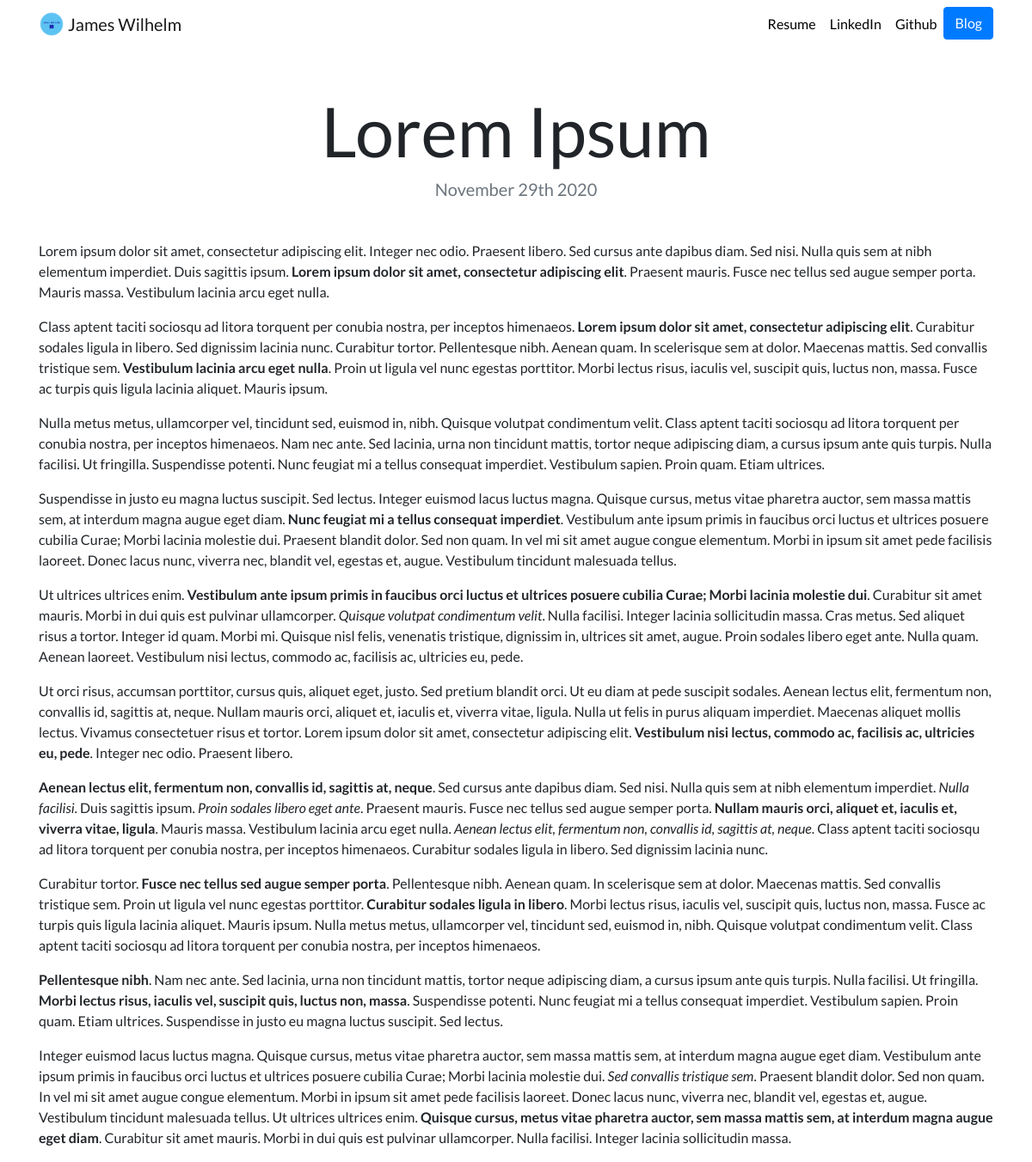
Page /blog/3/ on the committed database.
### blog/models.py (models this page shows, shortened)
class Blog(models.Model):
    title = models.CharField(max_length=200)
    description = models.TextField()
    date = models.DateField()

### blog/views.py (the view)
# urls.py: path('<int:blog_id>/',views.detail, name='detail'),
def detail(request, blog_id):
    blog = get_object_or_404(Blog,pk=blog_id)
    return render(request, 'blog/detail.html', {'blog':blog})

### blog/templates/blog/detail.html
{% extends "portfolio/base.html" %}
{% load static %}
{% block content %}
<h1 class="text-center mt-5" id="blogdetailtitle">{{ blog.title }}</h1>
<h5 class="text-center text-muted mb-5">{{ blog.date|date:'F jS Y' }}</h5>
{{ blog.description|safe }}
{% endblock %}

### portfolio/static/portfolio/custom.css (style rules this page uses)
body { font-family: 'Lato', sans-serif; }
@media (min-width: 992px) { #blogdetailtitle { font-size: 5rem; } }

### rows in the picture
Blog: title "Lorem Ipsum", date "November 29th 2020", description "Lorem ipsum dolor sit amet, consectetur adipiscing elit. Integer nec odio. Praesent libero. Sed cursus ante dapibus diam. Sed nisi. Nulla quis sem at nibh elementum imperdiet. Duis sagittis ipsum. Lorem ipsum dolor sit amet, consectetur adipiscing elit . Praesent mauris. Fusce nec tellus sed augue semper porta. Mauris massa. Vestibulum lacinia arcu eget nulla. Class aptent taciti sociosqu ad litora torquent per conubia nostra, per inceptos himenaeos. Lorem ipsum dolor sit amet, consectetur adipiscing elit . Curabitur sodales ligula in libero. Sed dignissim lacinia nunc. Curabitur tortor. Pellentesque nibh. Aenean quam. In scelerisque sem at dolor. Maecenas mattis. Sed convallis tristique…"
